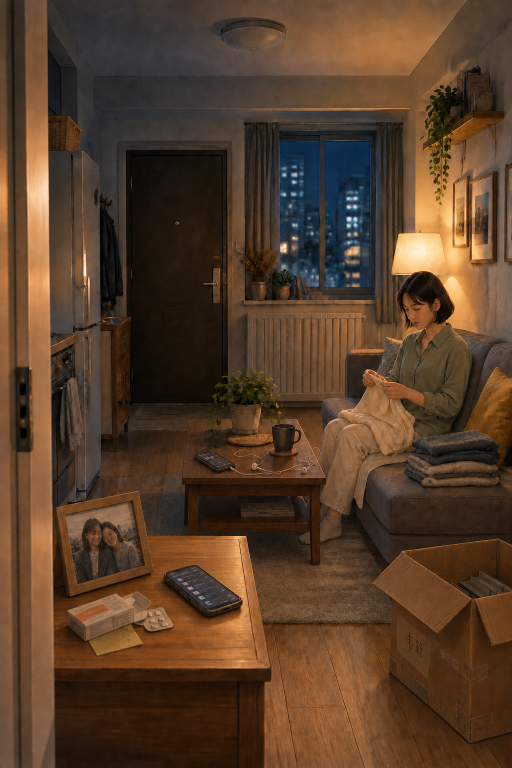
#> input picture things-left-behind 2/assets/room-seven-items-v3.png, 1024 x 1536 px (shown at 1/2 size)
$ python extract_scene_items.py
#> lines starting #> are read from the running program, lines starting #| are printed output that depends on the picture
import json
from pathlib import Path

from PIL import Image, ImageDraw, ImageFilter


ROOT = Path(__file__).resolve().parents[1]
SOURCE_PATH = ROOT / "assets" / "room-seven-items-v3.png"
OUTPUT_DIR = ROOT / "assets" / "items"
SCALE = 4


ITEMS = {
    "photo": {
        "polygons": [[(111, 1014), (267, 981), (279, 989), (307, 1150), (298, 1164), (164, 1195), (145, 1185), (111, 1040)]]
    },
    "cup": {
        "polygons": [[(537, 851), (584, 851), (585, 869), (584, 890), (579, 900), (549, 902), (541, 897), (537, 862)]],
        "ellipses": [(536, 845, 586, 864)],
        "handle_outer": (576, 858, 604, 898),
        "handle_inner": (583, 867, 596, 887)
    },
    "key": {
        "polygons": [[(202, 633), (211, 631), (218, 636), (230, 634), (239, 637), (241, 646), (237, 653), (220, 651), (213, 646), (204, 645), (200, 640)]],
        "ellipses": [(200, 631, 216, 646)]
    },
    "box": {
        "polygons": [[(788, 1105), (944, 1075), (970, 1080), (1023, 1098), (1023, 1468), (947, 1490), (840, 1484), (813, 1465), (792, 1210), (742, 1172), (748, 1160), (784, 1118)]]
    },
    "medicine": {
        "polygons": [
            [(132, 1218), (221, 1180), (263, 1194), (278, 1216), (274, 1244), (224, 1264), (215, 1285), (132, 1254)],
            [(221, 1180), (253, 1186), (268, 1180), (284, 1190), (298, 1210), (293, 1232), (277, 1244), (270, 1210)],
            [(278, 1222), (324, 1218), (347, 1240), (346, 1254), (320, 1267), (277, 1263), (264, 1247)]
        ]
    },
    "playlist": {
        "polygons": [[(389, 906), (412, 897), (438, 902), (470, 925), (470, 935), (425, 948), (410, 945), (389, 920)]],
        "ellipses": [(497, 925, 513, 944), (603, 936, 620, 954)],
        "lines": [
            [(460, 932), (486, 948), (530, 957), (566, 952), (600, 940), (624, 925), (637, 910), (638, 898), (630, 891), (620, 896), (619, 910), (626, 926)],
            [(506, 929), (516, 917), (528, 916), (538, 925), (544, 938), (567, 946), (595, 942)],
            [(607, 944), (594, 937), (576, 934), (553, 936), (532, 940), (512, 938)]
        ],
        "screen": [(399, 908), (415, 902), (436, 907), (460, 924), (459, 931), (426, 940), (414, 936), (400, 919)]
    },
    "rent": {
        "polygons": [[(334, 1145), (358, 1132), (383, 1124), (401, 1127), (471, 1184), (484, 1200), (485, 1214), (466, 1226), (441, 1234), (421, 1235), (398, 1227), (348, 1182), (330, 1161), (328, 1153)]],
        "screen": [(345, 1148), (365, 1137), (385, 1131), (398, 1134), (464, 1187), (475, 1200), (473, 1208), (452, 1217), (433, 1220), (416, 1216), (355, 1168), (341, 1156)]
    }
}


def scaled_points(points):
    return [(round(x * SCALE), round(y * SCALE)) for x, y in points]


def scaled_box(box):
    return tuple(round(value * SCALE) for value in box)


def extract_item(source, item_id, definition):
    canvas_size = (source.width * SCALE, source.height * SCALE)
    mask = Image.new("L", canvas_size, 0)
    mask_draw = ImageDraw.Draw(mask)

    if "handle_outer" in definition:
        mask_draw.ellipse(scaled_box(definition["handle_outer"]), fill=255)
        mask_draw.ellipse(scaled_box(definition["handle_inner"]), fill=0)

    for polygon in definition.get("polygons", []):
        mask_draw.polygon(scaled_points(polygon), fill=255)

    for ellipse in definition.get("ellipses", []):
        mask_draw.ellipse(scaled_box(ellipse), fill=255)

    for line in definition.get("lines", []):
        mask_draw.line(scaled_points(line), fill=255, width=3 * SCALE, joint="curve")

    mask = mask.filter(ImageFilter.GaussianBlur(0.45 * SCALE))
    source_large = source.resize(canvas_size, Image.Resampling.LANCZOS).convert("RGBA")

    if "screen" in definition:
        screen_draw = ImageDraw.Draw(source_large)
        screen_draw.polygon(scaled_points(definition["screen"]), fill=(25, 31, 38, 255))
        screen_draw.line(scaled_points(definition["screen"][:3]), fill=(60, 69, 77, 255), width=SCALE)

    source_large.putalpha(mask)
    alpha_box = mask.getbbox()
    if not alpha_box:
        raise RuntimeError(f"Empty mask for {item_id}")

    margin = 5 * SCALE
    crop_box = (
        max(0, alpha_box[0] - margin),
        max(0, alpha_box[1] - margin),
        min(canvas_size[0], alpha_box[2] + margin),
        min(canvas_size[1], alpha_box[3] + margin)
    )
    extracted = source_large.crop(crop_box)
    output_size = (round(extracted.width / SCALE), round(extracted.height / SCALE))
    extracted = extracted.resize(output_size, Image.Resampling.LANCZOS)
    output_path = OUTPUT_DIR / f"{item_id}-scene.png"
    extracted.save(output_path)

    original_box = tuple(round(value / SCALE) for value in crop_box)
    return {
        "id": item_id,
        "src": f"./assets/items/{item_id}-scene.png",
        "x": original_box[0],
        "y": original_box[1],
        "width": original_box[2] - original_box[0],
        "height": original_box[3] - original_box[1],
        "anchorX": 0.5,
        "anchorY": 0.5
    }


def main():
    OUTPUT_DIR.mkdir(parents=True, exist_ok=True)
    source = Image.open(SOURCE_PATH).convert("RGB")
#> source is the input picture: PIL image 1024x1536 RGB; mean R, G, B 86.9, 61.7, 41.8
    metadata = []
    for item_id, definition in ITEMS.items():
        metadata.append(extract_item(source, item_id, definition))
#> this loop made 7 passes
#> (alpha_box in extract_item, crop_box in extract_item, original_box in extract_item) on passes 1 to 7: ((439, 3920, 1234, 4785), (419, 3900, 1254, 4805), (105, 975, 314, 1201)), ((2139, 3375, 2422, 3613), (2119, 3355, 2442, 3633), (530, 839, 610, 908)), ((795, 2519, 970, 2617), (775, 2499, 990, 2637), (194, 625, 248, 659)), ((2964, 4296, 4096, 5965), (2944, 4276, 4096, 5985), (736, 1069, 1024, 1496)), ((523, 4716, 1394, 5145), (503, 4696, 1414, 5165), (126, 1174, 354, 1291)), ((1551, 3554, 2563, 3839), (1531, 3534, 2583, 3859), (383, 884, 646, 965)), ((1307, 4492, 1946, 4945), (1287, 4472, 1966, 4965), (322, 1118, 492, 1241))
#> pass 1, in extract_item, `mask = mask.filter(ImageFilter.GaussianBlur(0.45 * SCALE))`:
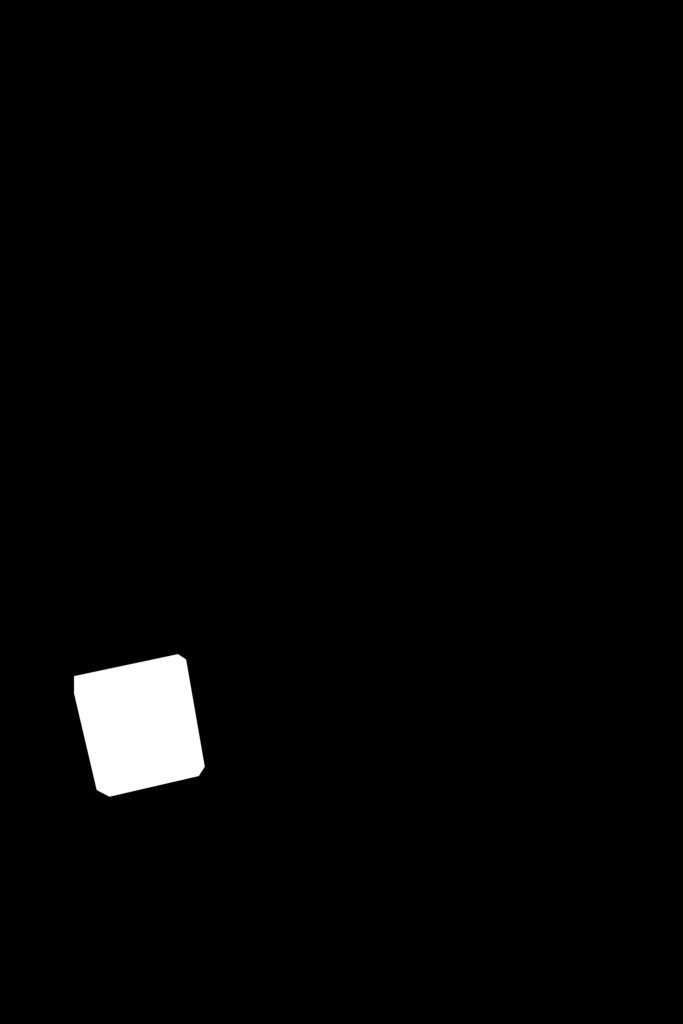
#> mask: PIL image 4096x6144 L (shown at 1/6 size); min 0, max 255, mean 5.1
#> pass 1, in extract_item, `extracted = source_large.crop(crop_box)`:
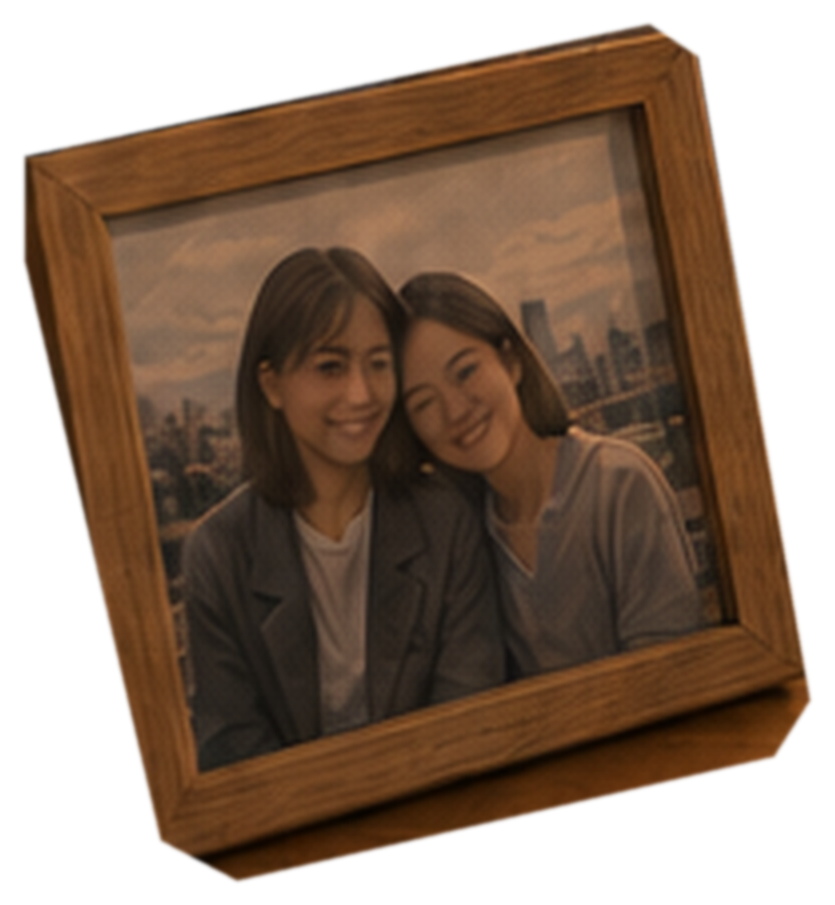
#> extracted: PIL image 835x905 RGBA; mean R, G, B, A 88.4, 58.9, 37, 170.5; transparent parts drawn white
#> after the loop, metadata = 7 items
    (OUTPUT_DIR / "scene-items.json").write_text(json.dumps({
        "sourceWidth": source.width,
        "sourceHeight": source.height,
        "items": metadata
    }, ensure_ascii=False, indent=2), encoding="utf-8")


if __name__ == "__main__":
    main()
